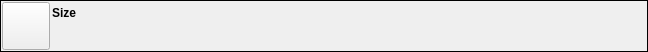
<?xml version="1.0" encoding="UTF-8"?>
<ui version="4.0">
 <class>FileShareItemWidget</class>
 <widget class="QWidget" name="FileShareItemWidget">
  <property name="geometry">
   <rect>
    <x>0</x>
    <y>0</y>
    <width>648</width>
    <height>52</height>
   </rect>
  </property>
  <property name="sizePolicy">
   <sizepolicy hsizetype="Expanding" vsizetype="Fixed">
    <horstretch>0</horstretch>
    <verstretch>52</verstretch>
   </sizepolicy>
  </property>
  <property name="minimumSize">
   <size>
    <width>0</width>
    <height>52</height>
   </size>
  </property>
  <property name="windowTitle">
   <string>Form</string>
  </property>
  <layout class="QGridLayout" name="gridLayout">
   <property name="leftMargin">
    <number>0</number>
   </property>
   <property name="topMargin">
    <number>0</number>
   </property>
   <property name="rightMargin">
    <number>0</number>
   </property>
   <property name="bottomMargin">
    <number>0</number>
   </property>
   <property name="spacing">
    <number>0</number>
   </property>
   <item row="0" column="0">
    <widget class="QFrame" name="m_MainFrame">
     <property name="frameShape">
      <enum>QFrame::Panel</enum>
     </property>
     <property name="frameShadow">
      <enum>QFrame::Plain</enum>
     </property>
     <layout class="QHBoxLayout" name="horizontalLayout_4">
      <property name="spacing">
       <number>2</number>
      </property>
      <property name="leftMargin">
       <number>1</number>
      </property>
      <property name="topMargin">
       <number>1</number>
      </property>
      <property name="rightMargin">
       <number>1</number>
      </property>
      <property name="bottomMargin">
       <number>2</number>
      </property>
      <item>
       <widget class="VxPushButton" name="m_FileIconButton">
        <property name="sizePolicy">
         <sizepolicy hsizetype="Fixed" vsizetype="Fixed">
          <horstretch>0</horstretch>
          <verstretch>0</verstretch>
         </sizepolicy>
        </property>
        <property name="minimumSize">
         <size>
          <width>48</width>
          <height>48</height>
         </size>
        </property>
        <property name="maximumSize">
         <size>
          <width>48</width>
          <height>48</height>
         </size>
        </property>
        <property name="text">
         <string/>
        </property>
        <property name="iconSize">
         <size>
          <width>48</width>
          <height>48</height>
         </size>
        </property>
       </widget>
      </item>
      <item>
       <layout class="QVBoxLayout" name="verticalLayout">
        <property name="spacing">
         <number>0</number>
        </property>
        <item>
         <layout class="QHBoxLayout" name="horizontalLayout_2">
          <property name="spacing">
           <number>0</number>
          </property>
          <property name="bottomMargin">
           <number>2</number>
          </property>
          <item>
           <widget class="QLabel" name="m_FileSizeLabel">
            <property name="font">
             <font>
              <weight>75</weight>
              <bold>true</bold>
             </font>
            </property>
            <property name="text">
             <string>Size</string>
            </property>
           </widget>
          </item>
          <item>
           <widget class="VxLabel" name="m_FileNameLabel">
            <property name="sizePolicy">
             <sizepolicy hsizetype="Expanding" vsizetype="Preferred">
              <horstretch>0</horstretch>
              <verstretch>0</verstretch>
             </sizepolicy>
            </property>
            <property name="font">
             <font>
              <pointsize>8</pointsize>
             </font>
            </property>
            <property name="text">
             <string/>
            </property>
            <property name="wordWrap">
             <bool>true</bool>
            </property>
           </widget>
          </item>
         </layout>
        </item>
        <item>
         <widget class="FileActionBarWidget" name="m_FileActionBar">
          <property name="frameShape">
           <enum>QFrame::NoFrame</enum>
          </property>
          <property name="frameShadow">
           <enum>QFrame::Raised</enum>
          </property>
         </widget>
        </item>
       </layout>
      </item>
     </layout>
    </widget>
   </item>
  </layout>
 </widget>
 <customwidgets>
  <customwidget>
   <class>VxPushButton</class>
   <extends>QPushButton</extends>
   <header>VxPushButton.h</header>
  </customwidget>
  <customwidget>
   <class>VxLabel</class>
   <extends>QLabel</extends>
   <header>VxLabel.h</header>
  </customwidget>
  <customwidget>
   <class>FileActionBarWidget</class>
   <extends>QFrame</extends>
   <header>FileActionBarWidget.h</header>
   <container>1</container>
  </customwidget>
 </customwidgets>
 <resources/>
 <connections/>
</ui>
